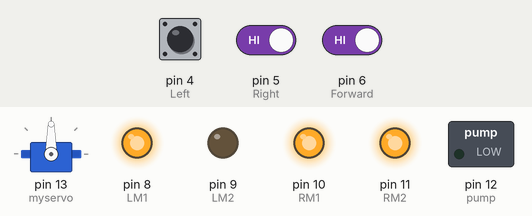
Recording of a sketch running on a simulated Arduino Uno, built with avr-gcc and run on an emulated ATmega328P. Parts: servo, switched loads named in the sketch (green lamp = pin HIGH), output pins drawn as LEDs (lit = HIGH). Dashed ring = blinking. The test bench sets the inputs (shaded band); at power-on: pin 6 (Forward) HIGH, pin 4 (Left) LOW, pin 5 (Right) HIGH. What the sketch prints to the serial monitor is not drawn.

Above: at 1.2 s.
1.3 s: pin 6 (Forward) driven LOW
At 3.1 s:
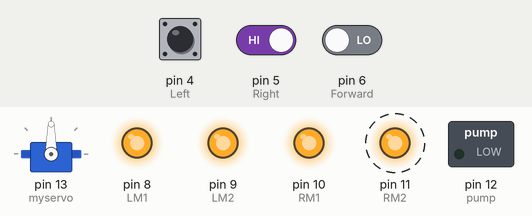
4.3 s: pin 6 (Forward) driven HIGH
At 5.1 s:
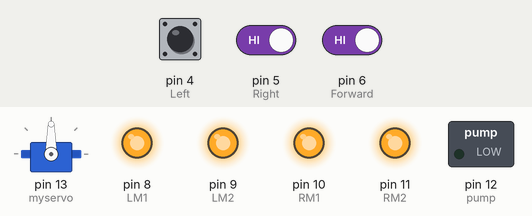
6.7 s: pin 4 (Left) pulled HIGH for 3.2 s
At 11.1 s:
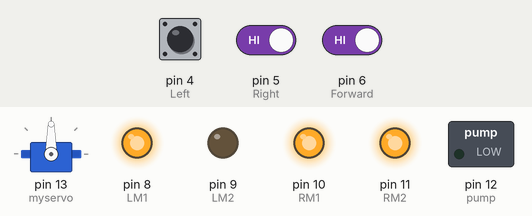
11.4 s: pin 4 (Left) driven HIGH and pin 5 (Right) driven LOW
At 12.7 s:
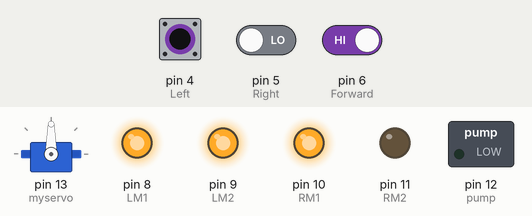
Timing chart, 0 to 13.9 s (numbered marks = the images above; inputs shaded):
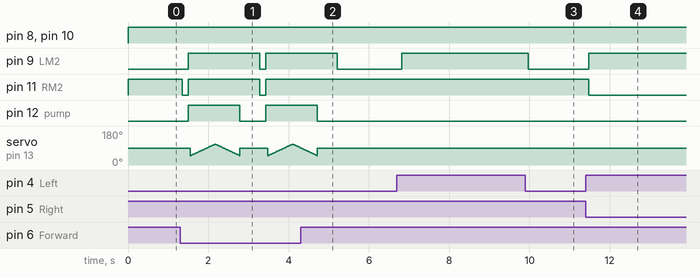

The sketch:

fire_fighting_robot_code.ino
```cpp
//*------ Arduino Fire Fighting Robot project---- *//

#include <Servo.h>

Servo myservo;

int pos = 0;
boolean fire = false;

#define Left 4          // left sensor
#define Right 5         // right sensor
#define Forward 6       //front sensor
#define LM1 8           // left motor
#define LM2 9           // left motor
#define RM1 10          // right motor
#define RM2 11          // right motor
#define pump 12         //water pump

void setup()
{
  Serial.begin(115200);

  pinMode(Left, INPUT);
  pinMode(Right, INPUT);
  pinMode(Forward, INPUT);
  pinMode(LM1, OUTPUT);
  pinMode(LM2, OUTPUT);
  pinMode(RM1, OUTPUT);
  pinMode(RM2, OUTPUT);
  pinMode(pump, OUTPUT);

  myservo.attach(13);
  myservo.write(90);
}


void put_off_fire()
{

   digitalWrite(LM1, HIGH);
   digitalWrite(LM2, HIGH);
   digitalWrite(RM1, HIGH);
   digitalWrite(RM2, HIGH);

    digitalWrite(pump,HIGH);
    delay(50);

    for (pos = 50; pos <= 110; pos += 1) {
      myservo.write(pos);
      delay(10);
    }
    for (pos = 110; pos >= 50; pos -= 1) {
      myservo.write(pos);
      delay(10);
    }


    digitalWrite(pump,LOW);
    myservo.write(90);
    delay(500);
    fire = false;
}

void loop()
{
  myservo.write(90);

  // Read sensor values
  int leftSensor = digitalRead(Left);
  int rightSensor = digitalRead(Right);
  int frontSensor = digitalRead(Forward);

  // Print sensor values for Serial Plotter (format: Left Right Front)
  Serial.print(leftSensor);
  Serial.print("");
  Serial.print(rightSensor);
  Serial.print(" ");
  Serial.println(frontSensor);
  Serial.print(" ");

  if (leftSensor == 1 && rightSensor == 1 && frontSensor == 1)
  {
    delay(100);
    digitalWrite(LM1, HIGH);
    digitalWrite(LM2, HIGH);
    digitalWrite(RM1, HIGH);
    digitalWrite(RM2, HIGH);
  }
  else if (frontSensor == 0)
  {
    digitalWrite(LM1, HIGH);
    digitalWrite(LM2, LOW);
    digitalWrite(RM1, HIGH);
    digitalWrite(RM2, LOW);
    fire = true;
  }
  else if (leftSensor == 0)
  {
    digitalWrite(LM1, HIGH);
    digitalWrite(LM2, LOW);
    digitalWrite(RM1, HIGH);
    digitalWrite(RM2, HIGH);
  }
  else if (rightSensor == 0)
  {
    digitalWrite(LM1, HIGH);
    digitalWrite(LM2, HIGH);
    digitalWrite(RM1, HIGH);
    digitalWrite(RM2, LOW);
  }
  delay(150); // Adjust delay for responsiveness

  while (fire == true)
  {
    put_off_fire();
    Serial.println("Fire Detected.");
  }
}
```

Measured:
- after the input at 1.3 s, pin 9 (LM2): LOW → HIGH after 0.20 s, → LOW 1.8 s later, → HIGH 0.15 s later; pin 11 (RM2): alternates HIGH for 1.8 s and LOW for 0.15 s, starting after 0.05 s
- after the input at 4.3 s, pin 9 (LM2): goes on until 5.2 s, then stays LOW; pin 11 (RM2): stays HIGH (without the input it goes to LOW after 0.91 s); pin 12 (pump): goes on until 4.7 s, then stays LOW
- after the input at 6.7 s, pin 9 (LM2): LOW → HIGH after 0.12 s, → LOW 3.2 s later
- after the input at 11.4 s, pin 9 (LM2): LOW → HIGH after 0.08 s; pin 11 (RM2): HIGH → LOW after 0.08 s
